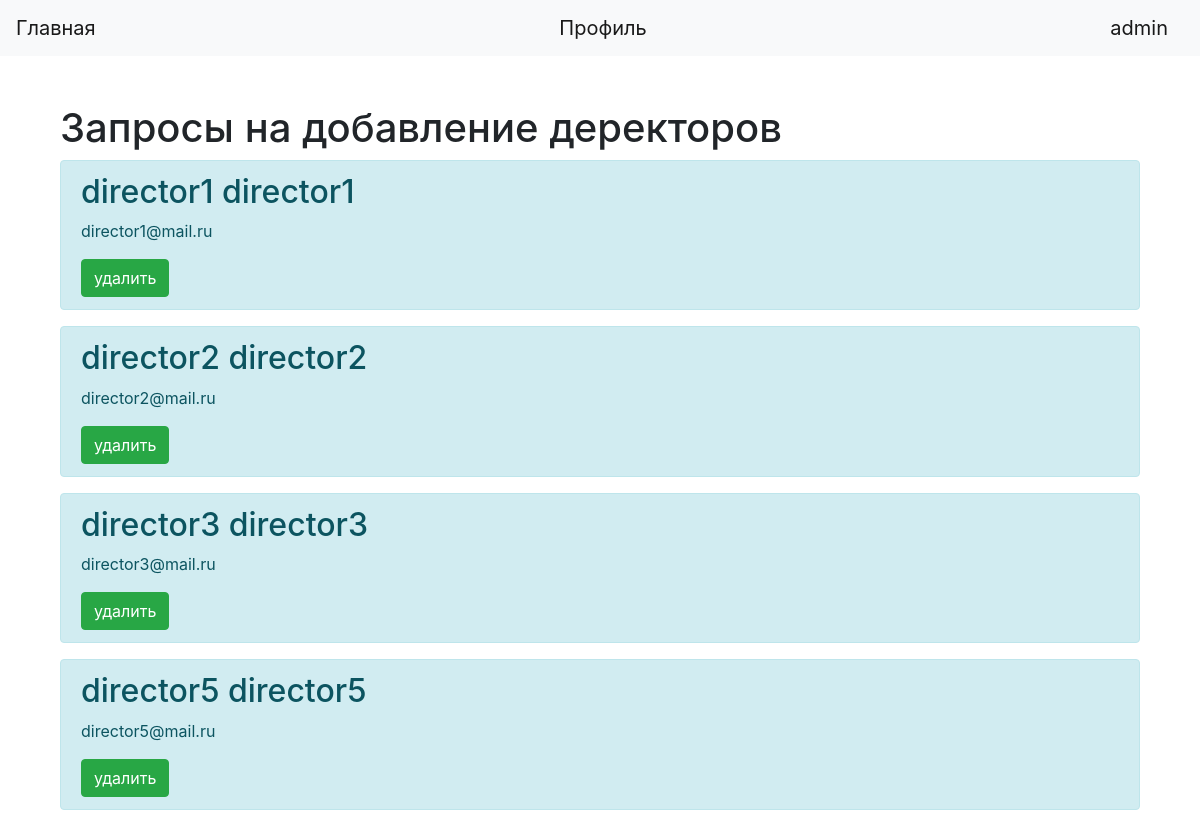
Before: /del-director (signed in) with the older database file.
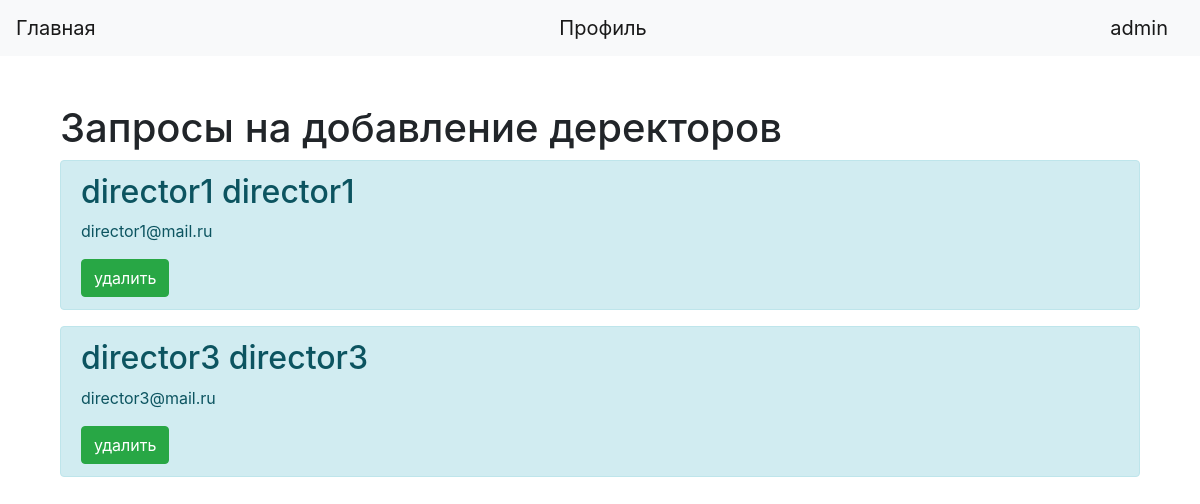
After: the same page with the newer database file.
### data/users.py (models this page shows, shortened)
class User(SqlAlchemyBase, UserMixin):
    __tablename__ = 'user'
    id = sqlalchemy.Column(
        sqlalchemy.Integer, primary_key=True, autoincrement=True)
    name = sqlalchemy.Column(sqlalchemy.String, nullable=True)
    apprentice = sqlalchemy.Column(sqlalchemy.String, nullable=True)
    patronymic = sqlalchemy.Column(sqlalchemy.String, nullable=True)
    email = sqlalchemy.Column(
        sqlalchemy.String, index=True, unique=True, nullable=True)
    hashed_password = sqlalchemy.Column(sqlalchemy.String, nullable=True)
    photo = sqlalchemy.Column(sqlalchemy.String)
    school = sqlalchemy.Column(sqlalchemy.String)
    dob = sqlalchemy.Column(sqlalchemy.String)
    roles = sqlalchemy.Column(sqlalchemy.String)  # добавить nullable=True
    created_date = sqlalchemy.Column(
        sqlalchemy.DateTime, default=datetime.datetime.now)

### main.py (the view)
@app.route('/del-director')
@login_required
def del_director():
    if current_user.roles == 'admin':
        db_sess = db_session.create_session()
        users = db_sess.query(User).filter(User.roles == 'director')
        return render_template('del-director.html', inquiry=users)
    else:
        return render_template('authorization_error.html')

### data/db_session.py (called while the page is built)
def create_session() -> Session:
    global __factory
    return __factory()

### main.py (called while the page is built)
@login_manager.user_loader
def load_user(user_id):
    db_sess = db_session.create_session()
    return db_sess.query(User).get(user_id)

### templates/del-director.html (shortened to what this page needs)
<!DOCTYPE html>
<html lang="ru">
<head>
    <link rel="stylesheet"
          href="https://stackpath.bootstrapcdn.com/bootstrap/4.4.1/css/bootstrap.min.css"
>
</head>
<body>
<header>
    <nav class="navbar navbar-light bg-light">
        <a class="navbar-brand" href="/">Главная</a>
        <a class="navbar-brand" href="/profile">Профиль</a>
        {% if current_user.is_authenticated %}
            <a class="navbar-brand" href="/logout">{{ current_user.name }}</a>
        {% else %}
            <p>
                <a class="btn btn-primary " href="/register">Зарегистрироваться</a>
                <a class="btn btn-success" href="/login">Войти</a>
            </p>
        {% endif %}
    </nav>
</header>
<main role="main" class="container">
    <div class="container mt-5">
    <h1>Запросы на добавление деректоров</h1>
    {% if inquiry %}
        {% for el in inquiry %}
            <div class="alert alert-info">
                <h2>{{ el.name }} {{el.apprentice}}</h2>
                <p>{{ el.email }}</p>
                <a href='/control-director/{{el.id}}/del' class="btn btn-success">удалить</a>
            </div>
        {% endfor %}
    {% else %}
        <p>ещё никто не делал запросы на добавление школ</p>
    {% endif %}
</div>
</main>
</body>
</html>

Changed rows visible on the page:
no longer on this page (row edited): User: name "director2", apprentice "director2", email "director2@mail.ru"
removed User: name "director5", apprentice "director5", email "director5@mail.ru"
